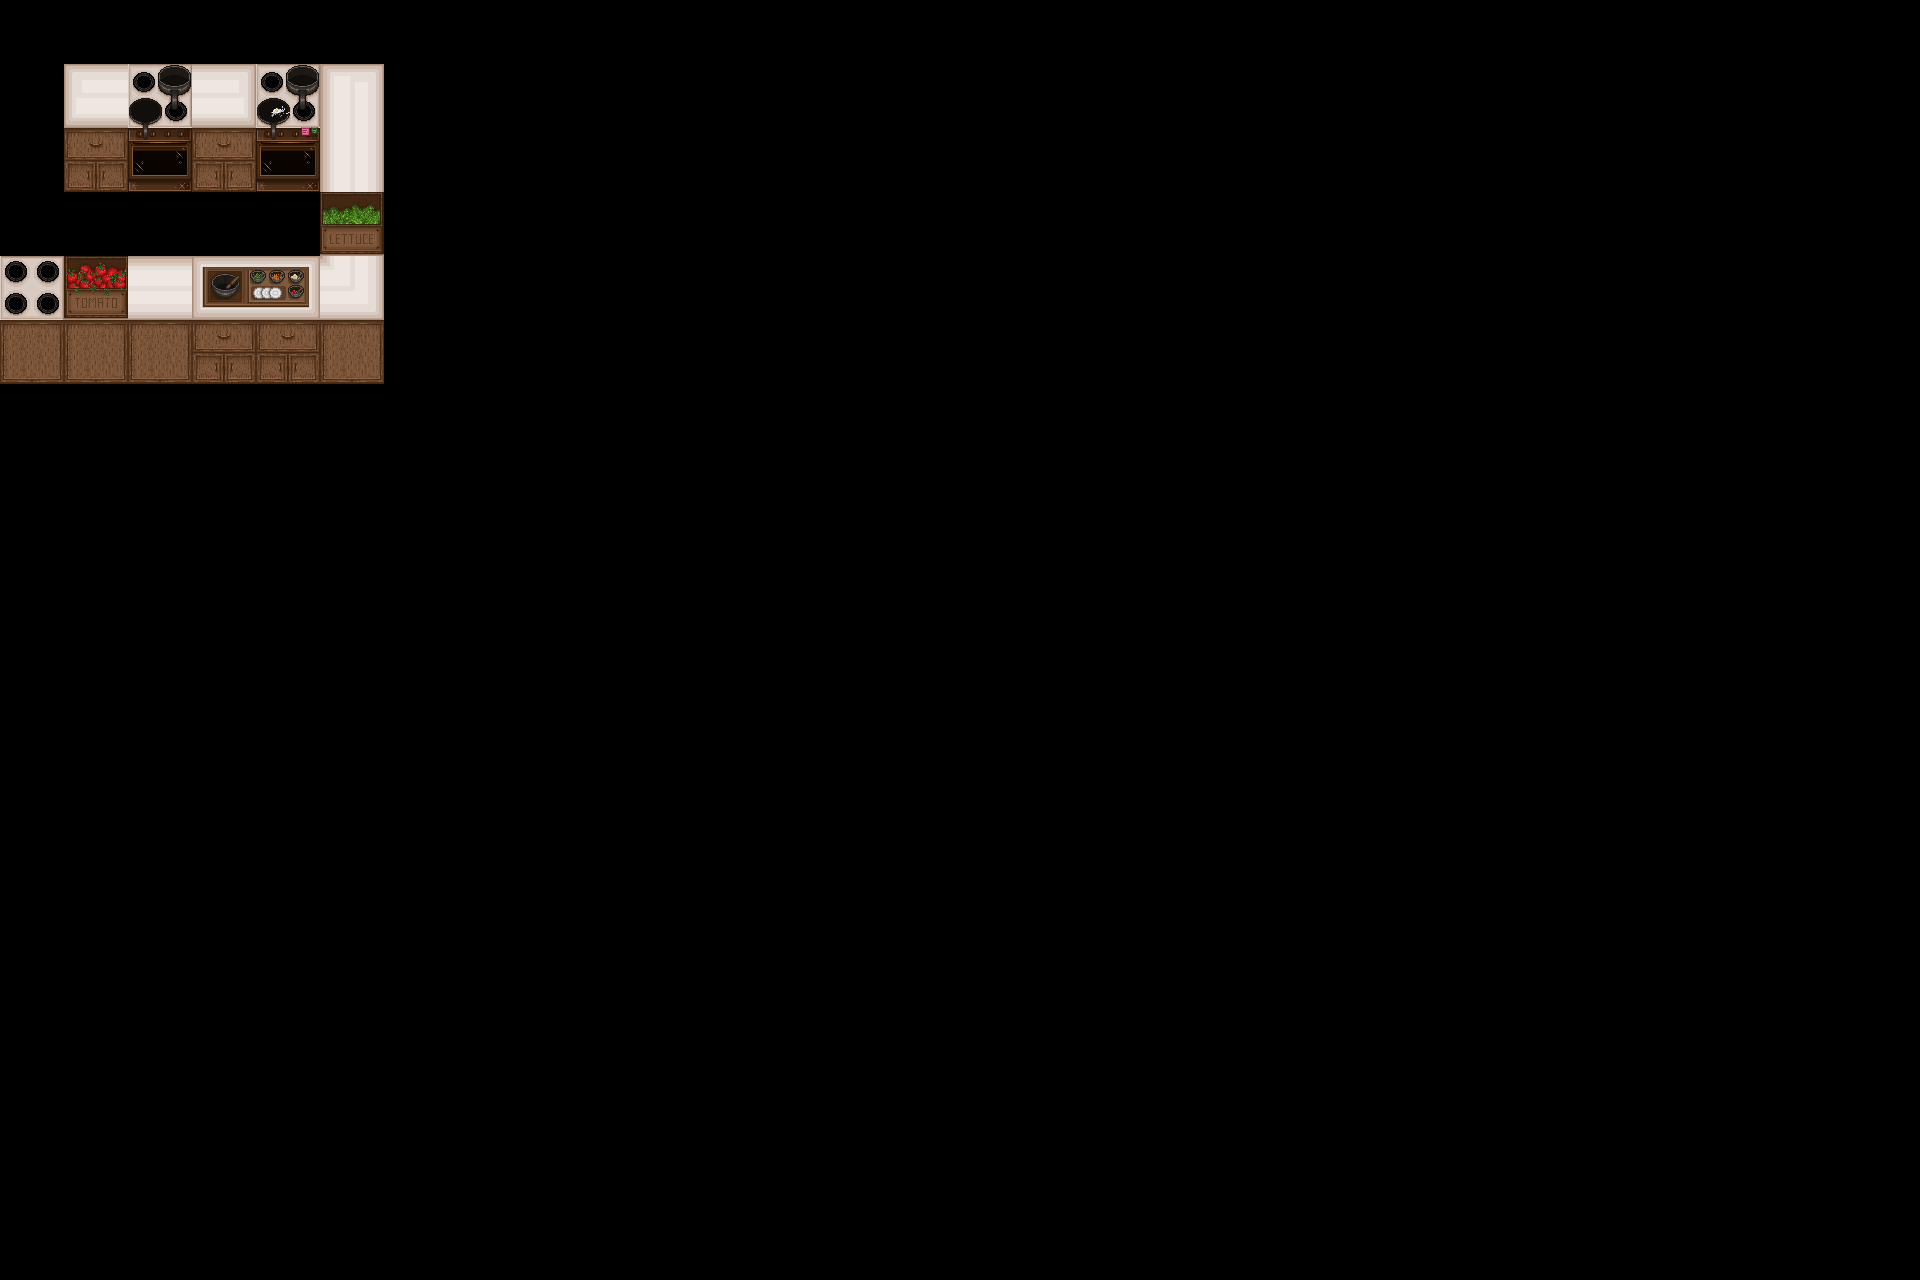

This game map was drawn from its Tiled (.tmx) file and the tilesets committed beside it. A one-line description and the full map source follow:
An orthogonal 30x20 tile map with 64x64 px tiles, 1 tile layer (Tile Layer 1).

<map version="1.9" tiledversion="1.9.2" orientation="orthogonal" renderorder="right-down" width="30" height="20" tilewidth="64" tileheight="64" infinite="0" nextlayerid="2" nextobjectid="1">
 <tileset firstgid="1" source="art_tileset.tsx" />
 <layer id="1" name="Tile Layer 1" width="30" height="20">
  <data encoding="csv">
0,0,0,0,0,0,0,0,0,0,0,0,0,0,0,0,0,0,0,0,0,0,0,0,0,0,0,0,0,0,
0,3,21,4,20,2684354563,0,0,0,0,0,0,0,0,0,0,0,0,0,0,0,0,0,0,0,0,0,0,0,0,
0,2,18,2,19,2684354569,0,0,0,0,0,0,0,0,0,0,0,0,0,0,0,0,0,0,0,0,0,0,0,0,
0,0,0,0,0,8,0,0,0,0,0,0,0,0,0,0,0,0,0,0,0,0,0,0,0,0,0,0,0,0,
16,14,3221225481,22,0,3221225473,0,0,0,0,0,0,0,0,0,0,0,0,0,0,0,0,0,0,0,0,0,0,0,0,
12,12,12,2,2,12,0,0,0,0,0,0,0,0,0,0,0,0,0,0,0,0,0,0,0,0,0,0,0,0,
0,0,0,0,0,0,0,0,0,0,0,0,0,0,0,0,0,0,0,0,0,0,0,0,0,0,0,0,0,0,
0,0,0,0,0,0,0,0,0,0,0,0,0,0,0,0,0,0,0,0,0,0,0,0,0,0,0,0,0,0,
0,0,0,0,0,0,0,0,0,0,0,0,0,0,0,0,0,0,0,0,0,0,0,0,0,0,0,0,0,0,
0,0,0,0,0,0,0,0,0,0,0,0,0,0,0,0,0,0,0,0,0,0,0,0,0,0,0,0,0,0,
0,0,0,0,0,0,0,0,0,0,0,0,0,0,0,0,0,0,0,0,0,0,0,0,0,0,0,0,0,0,
0,0,0,0,0,0,0,0,0,0,0,0,0,0,0,0,0,0,0,0,0,0,0,0,0,0,0,0,0,0,
0,0,0,0,0,0,0,0,0,0,0,0,0,0,0,0,0,0,0,0,0,0,0,0,0,0,0,0,0,0,
0,0,0,0,0,0,0,0,0,0,0,0,0,0,0,0,0,0,0,0,0,0,0,0,0,0,0,0,0,0,
0,0,0,0,0,0,0,0,0,0,0,0,0,0,0,0,0,0,0,0,0,0,0,0,0,0,0,0,0,0,
0,0,0,0,0,0,0,0,0,0,0,0,0,0,0,0,0,0,0,0,0,0,0,0,0,0,0,0,0,0,
0,0,0,0,0,0,0,0,0,0,0,0,0,0,0,0,0,0,0,0,0,0,0,0,0,0,0,0,0,0,
0,0,0,0,0,0,0,0,0,0,0,0,0,0,0,0,0,0,0,0,0,0,0,0,0,0,0,0,0,0,
0,0,0,0,0,0,0,0,0,0,0,0,0,0,0,0,0,0,0,0,0,0,0,0,0,0,0,0,0,0,
0,0,0,0,0,0,0,0,0,0,0,0,0,0,0,0,0,0,0,0,0,0,0,0,0,0,0,0,0,0
</data>
 </layer>
</map>
